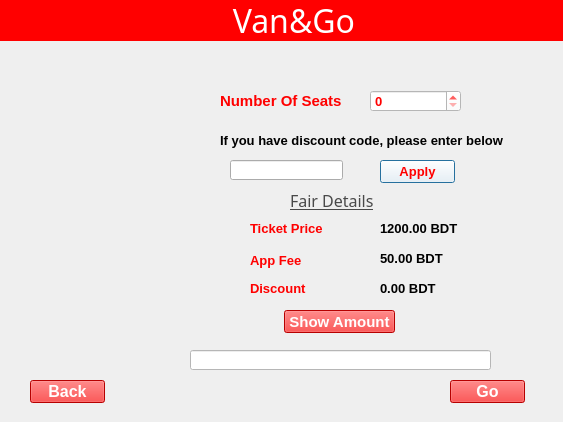
<?xml version="1.0" encoding="UTF-8"?>
<ui version="4.0">
 <class>seat</class>
 <widget class="QDialog" name="seat">
  <property name="geometry">
   <rect>
    <x>0</x>
    <y>0</y>
    <width>563</width>
    <height>422</height>
   </rect>
  </property>
  <property name="font">
   <font>
    <pointsize>10</pointsize>
    <weight>75</weight>
    <bold>true</bold>
   </font>
  </property>
  <property name="windowTitle">
   <string>Dialog</string>
  </property>
  <widget class="QLabel" name="label_3">
   <property name="geometry">
    <rect>
     <x>220</x>
     <y>80</y>
     <width>131</width>
     <height>41</height>
    </rect>
   </property>
   <property name="font">
    <font>
     <family>MS Shell Dlg 2</family>
     <pointsize>11</pointsize>
     <weight>75</weight>
     <italic>false</italic>
     <bold>true</bold>
    </font>
   </property>
   <property name="styleSheet">
    <string notr="true">color: rgb(255, 0, 0);
</string>
   </property>
   <property name="text">
    <string>Number Of Seats</string>
   </property>
  </widget>
  <widget class="QSpinBox" name="spinBox">
   <property name="geometry">
    <rect>
     <x>370</x>
     <y>90</y>
     <width>91</width>
     <height>22</height>
    </rect>
   </property>
   <property name="styleSheet">
    <string notr="true">color: rgb(255, 0, 0);
background-color: rgb(255, 255, 255);</string>
   </property>
  </widget>
  <widget class="QLabel" name="label_6">
   <property name="geometry">
    <rect>
     <x>290</x>
     <y>190</y>
     <width>131</width>
     <height>20</height>
    </rect>
   </property>
   <property name="font">
    <font>
     <family>Algerian</family>
     <pointsize>12</pointsize>
     <weight>50</weight>
     <bold>false</bold>
     <underline>true</underline>
    </font>
   </property>
   <property name="styleSheet">
    <string notr="true">color: rgb(73, 73, 73);</string>
   </property>
   <property name="text">
    <string>Fair Details</string>
   </property>
  </widget>
  <widget class="QLabel" name="label_7">
   <property name="geometry">
    <rect>
     <x>250</x>
     <y>220</y>
     <width>91</width>
     <height>16</height>
    </rect>
   </property>
   <property name="font">
    <font>
     <pointsize>10</pointsize>
     <weight>75</weight>
     <bold>true</bold>
    </font>
   </property>
   <property name="styleSheet">
    <string notr="true">color: rgb(255, 0, 0);</string>
   </property>
   <property name="text">
    <string>Ticket Price</string>
   </property>
  </widget>
  <widget class="QLabel" name="label_8">
   <property name="geometry">
    <rect>
     <x>250</x>
     <y>250</y>
     <width>71</width>
     <height>21</height>
    </rect>
   </property>
   <property name="font">
    <font>
     <pointsize>10</pointsize>
     <weight>75</weight>
     <bold>true</bold>
    </font>
   </property>
   <property name="styleSheet">
    <string notr="true">color: rgb(255, 0, 0);</string>
   </property>
   <property name="text">
    <string>App Fee</string>
   </property>
  </widget>
  <widget class="QLabel" name="label_9">
   <property name="geometry">
    <rect>
     <x>250</x>
     <y>280</y>
     <width>81</width>
     <height>16</height>
    </rect>
   </property>
   <property name="font">
    <font>
     <pointsize>10</pointsize>
     <weight>75</weight>
     <bold>true</bold>
    </font>
   </property>
   <property name="styleSheet">
    <string notr="true">color: rgb(255, 0, 0);</string>
   </property>
   <property name="text">
    <string>Discount</string>
   </property>
  </widget>
  <widget class="QLabel" name="label_10">
   <property name="geometry">
    <rect>
     <x>220</x>
     <y>130</y>
     <width>311</width>
     <height>20</height>
    </rect>
   </property>
   <property name="font">
    <font>
     <family>MS Shell Dlg 2</family>
     <pointsize>10</pointsize>
     <weight>75</weight>
     <italic>false</italic>
     <bold>true</bold>
    </font>
   </property>
   <property name="styleSheet">
    <string notr="true">color: rgb(0, 0, 0);
</string>
   </property>
   <property name="text">
    <string>If you have discount code, please enter below </string>
   </property>
  </widget>
  <widget class="QPushButton" name="pushButton">
   <property name="geometry">
    <rect>
     <x>380</x>
     <y>160</y>
     <width>75</width>
     <height>23</height>
    </rect>
   </property>
   <property name="styleSheet">
    <string notr="true">color: rgb(255, 0, 0);
background-color: rgb(255, 255, 255);
font: 75 10pt &quot;MS Shell Dlg 2&quot;;</string>
   </property>
   <property name="text">
    <string>Apply</string>
   </property>
  </widget>
  <widget class="QLineEdit" name="lineEdit">
   <property name="geometry">
    <rect>
     <x>230</x>
     <y>160</y>
     <width>113</width>
     <height>20</height>
    </rect>
   </property>
   <property name="font">
    <font>
     <pointsize>10</pointsize>
     <weight>50</weight>
     <bold>false</bold>
    </font>
   </property>
  </widget>
  <widget class="QLabel" name="label_4">
   <property name="geometry">
    <rect>
     <x>380</x>
     <y>220</y>
     <width>111</width>
     <height>16</height>
    </rect>
   </property>
   <property name="styleSheet">
    <string notr="true">color: rgb(0, 0, 0);</string>
   </property>
   <property name="text">
    <string>1200.00 BDT</string>
   </property>
  </widget>
  <widget class="QLabel" name="label_5">
   <property name="geometry">
    <rect>
     <x>380</x>
     <y>250</y>
     <width>101</width>
     <height>16</height>
    </rect>
   </property>
   <property name="font">
    <font>
     <pointsize>10</pointsize>
     <weight>75</weight>
     <bold>true</bold>
    </font>
   </property>
   <property name="styleSheet">
    <string notr="true">color: rgb(0, 0, 0);
</string>
   </property>
   <property name="text">
    <string>50.00 BDT</string>
   </property>
  </widget>
  <widget class="QLabel" name="label_11">
   <property name="geometry">
    <rect>
     <x>380</x>
     <y>280</y>
     <width>101</width>
     <height>16</height>
    </rect>
   </property>
   <property name="styleSheet">
    <string notr="true">color: rgb(0, 0, 0);</string>
   </property>
   <property name="text">
    <string>0.00 BDT</string>
   </property>
  </widget>
  <widget class="QPushButton" name="pushButton_2">
   <property name="geometry">
    <rect>
     <x>284</x>
     <y>310</y>
     <width>111</width>
     <height>23</height>
    </rect>
   </property>
   <property name="font">
    <font>
     <pointsize>11</pointsize>
     <weight>75</weight>
     <bold>true</bold>
    </font>
   </property>
   <property name="styleSheet">
    <string notr="true">color: rgb(255, 255, 255);
background-color: rgb(255, 0, 0);</string>
   </property>
   <property name="text">
    <string>Show Amount</string>
   </property>
  </widget>
  <widget class="QLineEdit" name="lineEdit_2">
   <property name="geometry">
    <rect>
     <x>190</x>
     <y>350</y>
     <width>301</width>
     <height>20</height>
    </rect>
   </property>
   <property name="styleSheet">
    <string notr="true">background-color: rgb(255, 255, 255);
color: rgb(255, 0, 0);</string>
   </property>
  </widget>
  <widget class="QPushButton" name="pushButton_3">
   <property name="geometry">
    <rect>
     <x>30</x>
     <y>380</y>
     <width>75</width>
     <height>23</height>
    </rect>
   </property>
   <property name="font">
    <font>
     <pointsize>12</pointsize>
     <weight>75</weight>
     <bold>true</bold>
    </font>
   </property>
   <property name="styleSheet">
    <string notr="true">background-color: rgb(255, 0, 0);
color: rgb(255, 255, 255);</string>
   </property>
   <property name="text">
    <string>Back</string>
   </property>
  </widget>
  <widget class="QPushButton" name="pushButton_4">
   <property name="geometry">
    <rect>
     <x>450</x>
     <y>380</y>
     <width>75</width>
     <height>23</height>
    </rect>
   </property>
   <property name="font">
    <font>
     <pointsize>12</pointsize>
     <weight>75</weight>
     <bold>true</bold>
    </font>
   </property>
   <property name="styleSheet">
    <string notr="true">background-color: rgb(255, 0, 0);
color: rgb(255, 255, 255);</string>
   </property>
   <property name="text">
    <string>Go</string>
   </property>
  </widget>
  <widget class="QLabel" name="label_2">
   <property name="geometry">
    <rect>
     <x>0</x>
     <y>0</y>
     <width>571</width>
     <height>41</height>
    </rect>
   </property>
   <property name="font">
    <font>
     <family>Jokerman</family>
     <pointsize>24</pointsize>
     <weight>50</weight>
     <italic>false</italic>
     <bold>false</bold>
    </font>
   </property>
   <property name="styleSheet">
    <string notr="true">background-color: rgb(255, 0, 0);
color: rgb(255, 255, 255);
font: 24pt &quot;Jokerman&quot;;</string>
   </property>
   <property name="text">
    <string>                            Van&amp;Go</string>
   </property>
  </widget>
  <widget class="QLabel" name="label">
   <property name="geometry">
    <rect>
     <x>40</x>
     <y>80</y>
     <width>141</width>
     <height>251</height>
    </rect>
   </property>
   <property name="text">
    <string/>
   </property>
   <property name="pixmap">
    <pixmap>C:/Users/n3r/Desktop/rsz_1seatmap5.png</pixmap>
   </property>
  </widget>
  <widget class="QLabel" name="label_12">
   <property name="geometry">
    <rect>
     <x>170</x>
     <y>0</y>
     <width>47</width>
     <height>41</height>
    </rect>
   </property>
   <property name="text">
    <string/>
   </property>
   <property name="pixmap">
    <pixmap>C:/Users/n3r/Downloads/rsz_1rsz_1rsz_1red-bus-icon-8.png</pixmap>
   </property>
  </widget>
 </widget>
 <resources/>
 <connections>
  <connection>
   <sender>pushButton_3</sender>
   <signal>clicked()</signal>
   <receiver>seat</receiver>
   <slot>hide()</slot>
   <hints>
    <hint type="sourcelabel">
     <x>88</x>
     <y>396</y>
    </hint>
    <hint type="destinationlabel">
     <x>130</x>
     <y>394</y>
    </hint>
   </hints>
  </connection>
  <connection>
   <sender>pushButton_4</sender>
   <signal>clicked()</signal>
   <receiver>seat</receiver>
   <slot>hide()</slot>
   <hints>
    <hint type="sourcelabel">
     <x>466</x>
     <y>398</y>
    </hint>
    <hint type="destinationlabel">
     <x>504</x>
     <y>397</y>
    </hint>
   </hints>
  </connection>
 </connections>
</ui>
